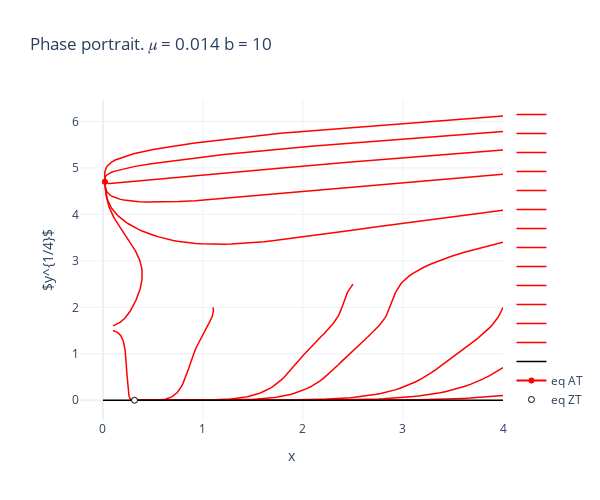

Write notebook code for a chart like this one.
### Code cell
fig = go.Figure()
for path_no, path in paths.groupby("no"):
    fig.add_trace(go.Scatter(x=path.x, y=path.ysqrt4, mode='lines', name="",
                             line=dict(
                                 color='red',
                                 width=1.5)))
fig.add_trace(go.Scatter(x=zt_paths.x, y=zt_paths.ysqrt4, mode='lines', name="",
                         line=dict(
                             color='black',
                             width=1.5)))

fig.add_trace(go.Scatter(x=[eq_at[0]], y=[
              eq_at[1]**(1/4)], name='eq AT', line=dict(color='red')))
fig.add_trace(go.Scatter(x=[eq_zt[0]], y=[eq_zt[1]**(1/4)], name='eq ZT',
                         marker=dict(color='white',
                                     line=dict(color='black', width=1))))

fig.update_layout(title=f"Phase portrait. 𝜇 = 0.014 b = {b_c}")
fig.update_layout(xaxis={"title": "x"}, yaxis={
                  "title": r'$y^{1/4}$'}, template="plotly_white",
                  width=600,
                  height=500)
# TODO нарисовать равновесия

### Figure 1 — Plotly figure (JSON) as saved in the notebook; plotly's stock layout.template omitted (floating-point values rounded to 4 significant figures; data arrays with more than 128 entries replaced by an {"elided": "..."} marker saying what was removed)
{"data": [{"line": {"color": "red", "width": 1.5}, "mode": "lines", "name": "", "type": "scatter", "x": {"elided": "1000 float values"}, "y": {"elided": "1000 float values"}}, {"line": {"color": "red", "width": 1.5}, "mode": "lines", "name": "", "type": "scatter", "x": {"elided": "1000 float values"}, "y": {"elided": "1000 float values"}}, {"line": {"color": "red", "width": 1.5}, "mode": "lines", "name": "", "type": "scatter", "x": {"elided": "1000 float values"}, "y": {"elided": "1000 float values"}}, {"line": {"color": "red", "width": 1.5}, "mode": "lines", "name": "", "type": "scatter", "x": {"elided": "1000 float values"}, "y": {"elided": "1000 float values"}}, {"line": {"color": "red", "width": 1.5}, "mode": "lines", "name": "", "type": "scatter", "x": {"elided": "1000 float values"}, "y": {"elided": "1000 float values"}}, {"line": {"color": "red", "width": 1.5}, "mode": "lines", "name": "", "type": "scatter", "x": {"elided": "1000 float values"}, "y": {"elided": "1000 float values"}}, {"line": {"color": "red", "width": 1.5}, "mode": "lines", "name": "", "type": "scatter", "x": {"elided": "1000 float values"}, "y": {"elided": "1000 float values"}}, {"line": {"color": "red", "width": 1.5}, "mode": "lines", "name": "", "type": "scatter", "x": {"elided": "1000 float values"}, "y": {"elided": "1000 float values"}}, {"line": {"color": "red", "width": 1.5}, "mode": "lines", "name": "", "type": "scatter", "x": {"elided": "1000 float values"}, "y": {"elided": "1000 float values"}}, {"line": {"color": "red", "width": 1.5}, "mode": "lines", "name": "", "type": "scatter", "x": {"elided": "1000 float values"}, "y": {"elided": "1000 float values"}}, {"line": {"color": "red", "width": 1.5}, "mode": "lines", "name": "", "type": "scatter", "x": {"elided": "1000 float values"}, "y": {"elided": "1000 float values"}}, {"line": {"color": "red", "width": 1.5}, "mode": "lines", "name": "", "type": "scatter", "x": {"elided": "1000 float values"}, "y": {"elided": "1000 float values"}}, {"line": {"color": "red", "width": 1.5}, "mode": "lines", "name": "", "type": "scatter", "x": {"elided": "1000 float values"}, "y": {"elided": "1000 float values"}}, {"line": {"color": "black", "width": 1.5}, "mode": "lines", "name": "", "type": "scatter", "x": {"elided": "2000 float values"}, "y": {"elided": "2000 int values"}}, {"line": {"color": "red"}, "name": "eq AT", "type": "scatter", "x": [0.0193], "y": [4.7]}, {"marker": {"color": "white", "line": {"color": "black", "width": 1}}, "name": "eq ZT", "type": "scatter", "x": [0.3155], "y": [0]}], "layout": {"height": 500, "title": {"text": "Phase portrait. 𝜇 = 0.014 b = 10"}, "width": 600, "xaxis": {"autorange": true, "range": [-0.2297, 4], "title": {"text": "x"}, "type": "linear"}, "yaxis": {"autorange": true, "range": [-0.425, 6.461], "title": {"text": "$y^{1/4}$"}, "type": "linear"}}}
